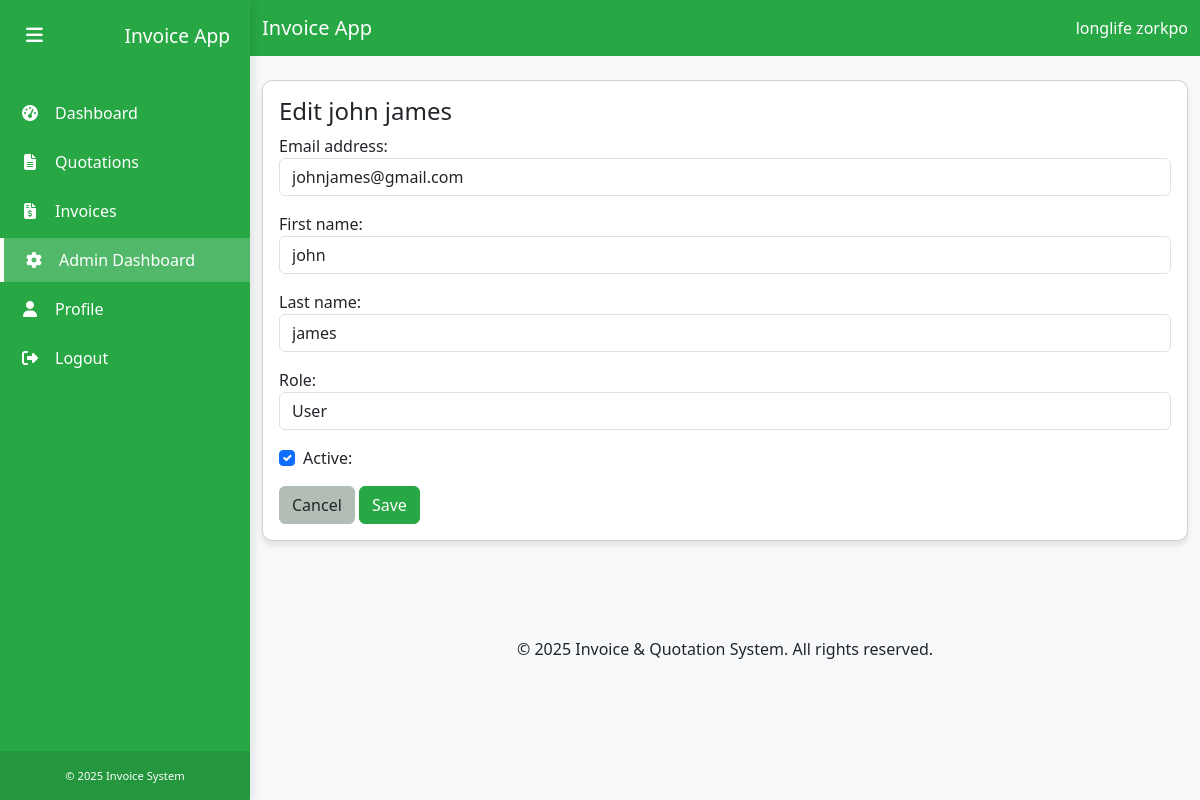
Screenshot of /admin-dashboard/users/6/edit/ (signed in) with the database file from the repository.
### users/models.py (models this page shows, shortened)
class CustomUser(AbstractUser):
    ROLE_CHOICES = (
        ('Admin', 'Admin'),
        ('User', 'User'),
    )
    email = models.EmailField(_('email address'), unique=True)
    role = models.CharField(max_length=10, choices=ROLE_CHOICES, default='User')
    profile_picture = models.ImageField(upload_to='profile_pics/', null=True, blank=True)
    USERNAME_FIELD = 'email'
    REQUIRED_FIELDS = ['first_name', 'last_name']
    objects = CustomUserManager()

### users/views.py (the view)
# urls.py: path('admin-dashboard/users/<int:pk>/edit/', views.admin_user_edit, name='admin_user_edit'),
@login_required
@user_passes_test(is_staff_user)
def admin_user_edit(request, pk):
    user_obj = get_object_or_404(CustomUser, pk=pk)
    if request.method == 'POST':
        form = AdminUserEditForm(request.POST, instance=user_obj)
        if form.is_valid():
            edited_user = form.save(commit=False)
            if edited_user.role == 'Admin':
                edited_user.is_staff = True
            edited_user.save()
            messages.success(request, 'User updated successfully')
            response = redirect('admin_dashboard')
            response['Cache-Control'] = 'no-cache, no-store, must-revalidate'
            response['Pragma'] = 'no-cache'
            response['Expires'] = '0'
            return response
    else:
        form = AdminUserEditForm(instance=user_obj)
    response = render(request, 'users/admin_user_edit.html', {'form': form, 'user_obj': user_obj})
    response['Cache-Control'] = 'no-cache, no-store, must-revalidate'
    response['Pragma'] = 'no-cache'
    response['Expires'] = '0'
    return response

### users/forms.py
class AdminUserEditForm(forms.ModelForm):
    class Meta:
        model = CustomUser
        fields = ['email', 'first_name', 'last_name', 'role', 'is_active']
        widgets = {
            'email': forms.EmailInput(attrs={'class': 'form-control'}),
            'first_name': forms.TextInput(attrs={'class': 'form-control'}),
            'last_name': forms.TextInput(attrs={'class': 'form-control'}),
            'role': forms.Select(attrs={'class': 'form-control'}),
            'is_active': forms.CheckboxInput(attrs={'class': 'form-check-input'}),
        }

### users/views.py (called while the page is built)
def is_staff_user(user):
    return user.is_staff

### templates/users/admin_user_edit.html (shortened to what this page needs)
{% extends 'base.html' %}
{% block content %}
<div class="card">
  <div class="card-body">
    <h4 class="card-title">Edit {{ user_obj.get_full_name|default:user_obj.email }}</h4>
    <form method="post">
      <div class="mb-3">{{ form.email.label_tag }} {{ form.email }}</div>
      <div class="mb-3">{{ form.first_name.label_tag }} {{ form.first_name }}</div>
      <div class="mb-3">{{ form.last_name.label_tag }} {{ form.last_name }}</div>
      <div class="mb-3">{{ form.role.label_tag }} {{ form.role }}</div>
      <div class="form-check mb-3">{{ form.is_active }} {{ form.is_active.label_tag }}</div>
      <a href="{% url 'admin_dashboard' %}" class="btn btn-secondary">Cancel</a>
      <button type="submit" class="btn btn-primary">Save</button>
    </form>
  </div>
</div>
{% endblock %}

### templates/base.html (shortened to what this page needs)
{% load static %}
<!DOCTYPE html>
<html lang="en">
<head>
    <link href="https://cdn.jsdelivr.net/npm/bootstrap@5.3.0/dist/css/bootstrap.min.css" rel="stylesheet">
    <link rel="stylesheet" href="https://cdnjs.cloudflare.com/ajax/libs/font-awesome/6.4.0/css/all.min.css">
</head>
<body>
    {% if user.is_authenticated %}
    <div class="sidebar" id="sidebar">
        <div class="sidebar-header d-flex align-items-center">
            <button class="sidebar-toggle" id="sidebarToggle">
                <i class="fas fa-bars"></i>
            </button>
            <h3 class="m-0">Invoice App</h3>
        </div>
        <ul class="sidebar-menu">
            <li>
                <a href="{% url 'dashboard' %}">
                    <i class="fas fa-tachometer-alt"></i>
                    <span>Dashboard</span>
                </a>
            </li>
            <li>
                <a href="{% url 'quotation_list' %}">
                    <i class="fas fa-file-alt"></i>
                    <span>Quotations</span>
                </a>
            </li>
            <li>
                <a href="{% url 'invoice_list' %}">
                    <i class="fas fa-file-invoice-dollar"></i>
                    <span>Invoices</span>
                </a>
            </li>
            {% if user.is_staff %}
            <li>
                <a href="{% url 'admin_dashboard' %}">
                    <i class="fas fa-cog"></i>
                    <span>Admin Dashboard</span>
                </a>
            </li>
            {% endif %}
            <li>
                <a href="{% url 'profile' %}">
                    <i class="fas fa-user"></i>
                    <span>Profile</span>
                </a>
            </li>
            <li>
                <a href="{% url 'logout' %}">
                    <i class="fas fa-sign-out-alt"></i>
                    <span>Logout</span>
                </a>
            </li>
        </ul>
        <div class="sidebar-footer">
            <small>&copy; {% now "Y" %} Invoice System</small>
        </div>
    </div>
    <div class="main-content" id="mainContent">
        <div class="top-nav">
            <nav class="navbar navbar-expand-lg navbar-dark">
                <div class="container-fluid">
                    <a class="navbar-brand d-flex align-items-center" href="/">
                        Invoice App
                    </a>
                    <div class="ms-3">
                        <span class="text-white">{{ user.get_full_name|default:user.email }}</span>
                    </div>
                </div>
            </nav>
        </div>
        <div class="container my-4">
    {% else %}
    <div class="container my-4">
    {% endif %}
        {% block content %}{% endblock %}
    </div>
    <footer class="bg-light py-4 mt-5">
        <div class="container text-center">
            <p class="mb-0">&copy; {% now "Y" %} Invoice & Quotation System. All rights reserved.</p>
        </div>
    </footer>
    <link rel="stylesheet" href="{% static 'css/sidebar.css' %}">
</body>
</html>

### static/css/sidebar.css (style rules this page uses)
.sidebar { position: fixed; top: 0; left: 0; height: 100vh; width: 250px; background-color: var(--primary-color); color: white; transition: all 0.3s; z-index: 1000; box-shadow: 3px 0 10px rgba(0, 0, 0, 0.1); overflow-y: auto; }
.sidebar-header { padding: 20px; display: flex; align-items: center; justify-content: space-between; }
.sidebar-header h3 { margin: 0; font-size: 1.2rem; white-space: nowrap; overflow: hidden; }
.sidebar-toggle { cursor: pointer; background: transparent; border: none; color: white; font-size: 1.2rem; }
.sidebar-menu { padding: 0; list-style: none; margin-top: 20px; }
.sidebar-menu li { margin-bottom: 5px; }
.sidebar-menu a { display: flex; align-items: center; padding: 10px 20px; color: white; text-decoration: none; transition: all 0.3s; }
.sidebar-menu a.active { background-color: rgba(255, 255, 255, 0.2); border-left: 4px solid white; }
.sidebar-menu i { margin-right: 15px; width: 20px; text-align: center; }
.sidebar-footer { position: absolute; bottom: 0; width: 100%; padding: 15px; background-color: rgba(0, 0, 0, 0.1); font-size: 0.8rem; text-align: center; }
.main-content { margin-left: 250px; transition: all 0.3s; min-height: 100vh; display: flex; flex-direction: column; }

### templates/base.html (style rules this page uses)
:root { --primary-color: #28a745; --secondary-color: #B2BEB5; }
body { font-family: 'Segoe UI', Tahoma, Geneva, Verdana, sans-serif; background-color: #f8f9fa; }
.btn-primary { background-color: var(--primary-color); border-color: var(--primary-color); }
.btn-secondary { background-color: var(--secondary-color); border-color: var(--secondary-color); color: #212529; }
.navbar { background-color: var(--primary-color); }
.navbar-brand, .navbar-nav .nav-link { color: white; }
.card { border-radius: 10px; box-shadow: 0 4px 6px rgba(0, 0, 0, 0.1); transition: transform 0.3s ease; }

### rows the page displays
CustomUser: get_full_name "longlife zorkpo"
CustomUser: get_full_name "john james", email "johnjames@gmail.com", first_name "john", last_name "james", role "User", is_active "☑"
